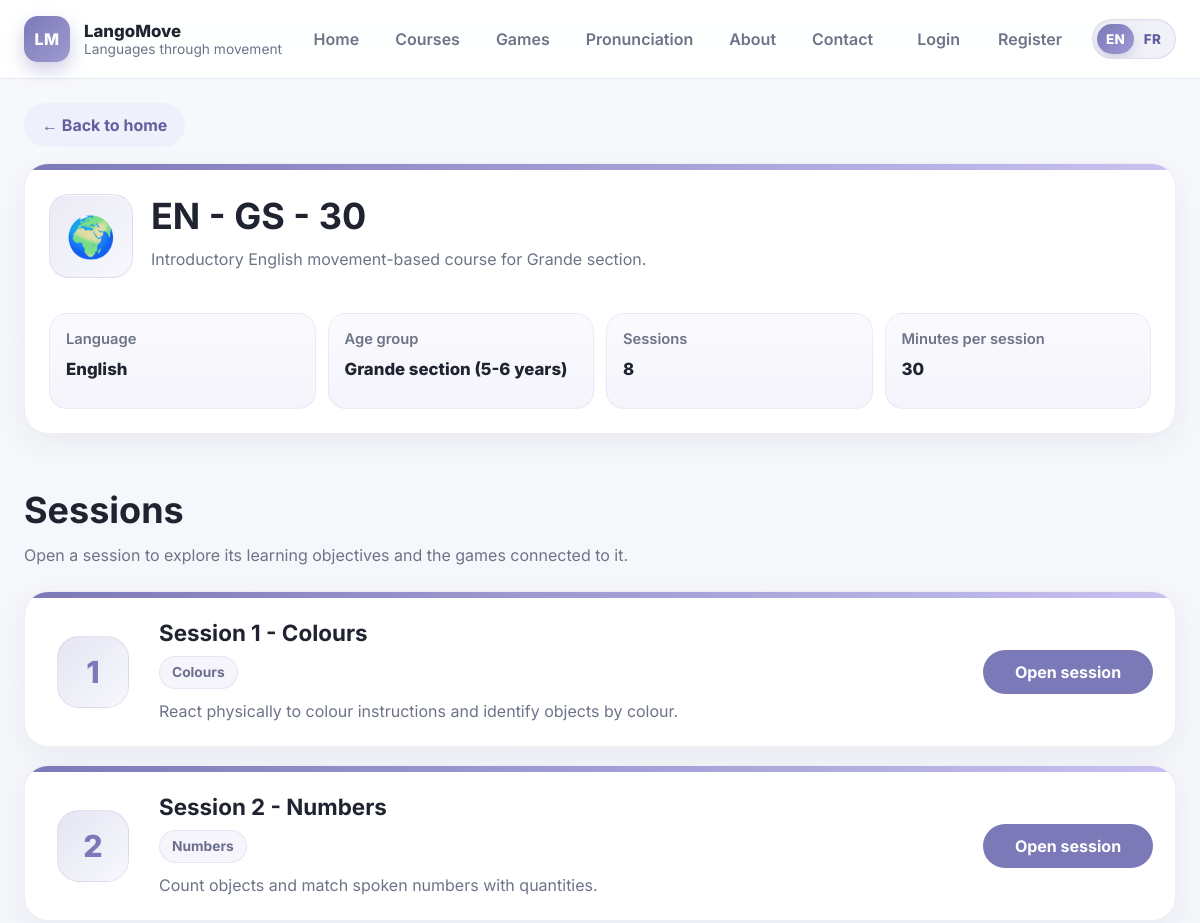
/courses/english-gs-8-sessions-30-min/ (upper part), run on an earlier commit of the app's database.
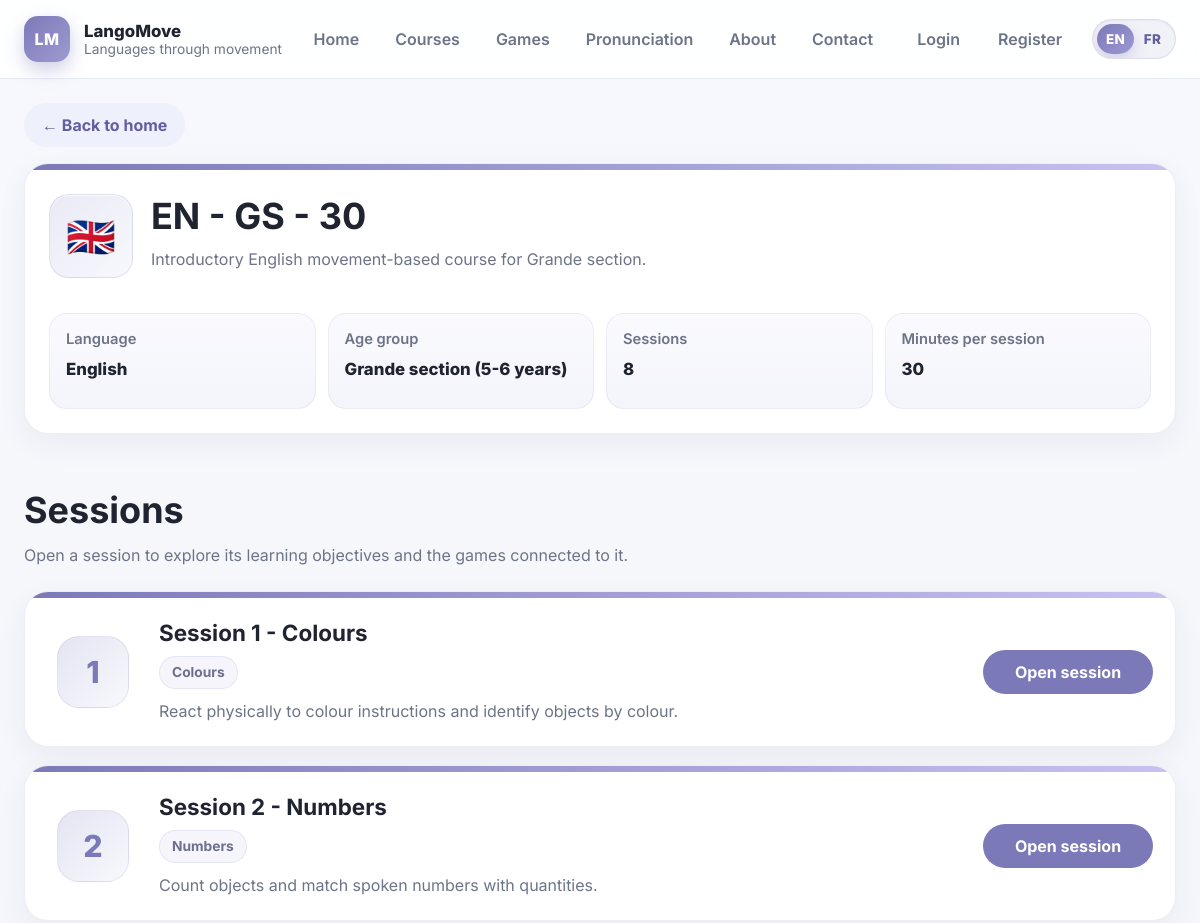
And on a later commit of the database.
### apps/curriculum/models.py (models this page shows, shortened)
class TimeStampedModel(models.Model):
    created_at = models.DateTimeField(auto_now_add=True)
    updated_at = models.DateTimeField(auto_now=True)
    class Meta:
        abstract = True

class Language(TimeStampedModel):
    name = models.CharField(max_length=120, unique=True)
    code = models.CharField(max_length=10, unique=True)
    slug = models.SlugField(max_length=140, unique=True)
    flag = models.CharField(max_length=10, blank=True, default="🌍")
    created_at = models.DateTimeField(auto_now_add=True)
    updated_at = models.DateTimeField(auto_now=True)
    class Meta:
        ordering = ["name"]

### apps/website/views/courses.py (the view)
# urls.py: path("courses/<slug:slug>/", course_detail_view, name="course-detail"),
def course_detail_view(request, slug):
    service = CurriculumQueryService()
    course = service.get_course_by_slug(slug)
    if not course:
        raise Http404("Course not found.")
    course_topics = service.get_course_topics_for_course(course)
    sessions = []
    for topic in course_topics:
        sessions.append({
            "id": topic.id,
            "session_id": topic.id,
            "session_number": topic.sequence_number,
            "title": topic.title,
            "full_title": topic.title,
            "slug": topic.slug,
            "topic_name": topic.topic.name if topic.topic else "",
            "grammar_objectives": topic.grammar_objectives,
            "action_objectives": topic.action_objectives,
            "lexical_objectives": topic.lexical_objectives,
            "teacher_notes": "",
        })
    course_payload = {
        "id": course.id,
        "title": course.title,
        "slug": course.slug,
        "description": course.description,
        "sessions_count": course.course_topics.count(),
        "minutes_per_session": course.minutes_per_session,
        "language_name": course.language.name if course.language else "",
        "language_flag": course.language.flag if course.language else "",
        "age_group_name": (course.age_group.label or course.age_group.name) if course.age_group else "",
        "display_order": course.display_order,
    }
    return render(
        request,
        "website/course_detail.html",
        {
            "course": course_payload,
            "sessions": sessions,
        },
    )

### apps/curriculum/query_services.py (called while the page is built)
    def get_course_by_slug(self, slug: str):
        return (
            Course.objects
            .select_related("language", "age_group")
            .filter(status=CourseStatus.PUBLISHED, slug=slug)
            .first()
        )

    def get_course_topics_for_course(self, course):
        return (
            CourseTopic.objects
            .select_related("topic", "course")
            .filter(course=course, status="published")
            .order_by("sequence_number", "title")
        )

### templates/website/course_detail.html (shortened to what the changed rows need)
{% extends "base.html" %}
{% load i18n %}
{% block content %}
<section class="page-section">
    <div class="container">
        <section class="course-detail-hero-card">
            <div class="course-detail-hero-body">
                <div class="course-detail-hero-header">
                    <div class="course-detail-hero-flag">
                        {{ course.language_flag|default:"🌍" }}
                    </div>
                    <div class="course-detail-hero-main">
                        <div class="section-header course-detail-hero-text">
                            <h1>{{ course.display_title|default:course.title }}</h1>
                        </div>
                    </div>
                </div>
                <div class="course-detail-stats">
                    <div class="course-detail-stat-box">
                        <span class="course-detail-stat-label">{% trans "Language" %}</span>
                        <strong class="course-detail-stat-value">{{ course.language_name }}</strong>
                    </div>
                </div>
            </div>
        </section>
        <section class="page-section" style="padding-bottom: 0;">
            <div class="section-header">
                <h2>{% trans "Sessions" %}</h2>
            </div>
        </section>
    </div>
</section>
{% endblock %}

What changed in the data, as far as the page shows it:
changed Language "English": language_flag (not shown) → "🇬🇧"
Also different on the page:
{{ course.language_flag|default:"🌍" }}: "🌍" → (not shown)
